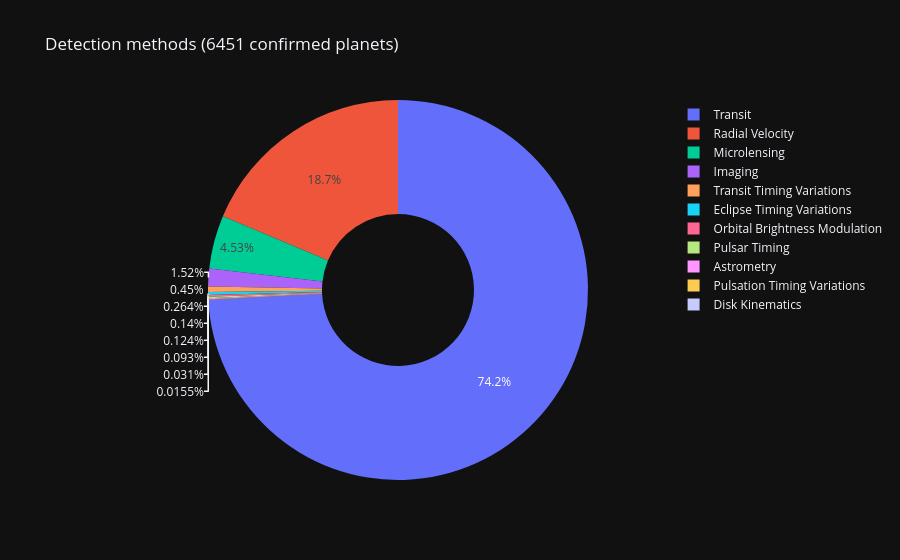

Notebook code for this chart:
### Code cell
# Detection method pie
import plotly.express as px
counts = df.discoverymethod.value_counts().reset_index()
counts.columns = ['method','count']
fig = px.pie(counts, values='count', names='method', title='Detection methods (6451 confirmed planets)',
             template='plotly_dark', hole=0.4)
fig.show()

### Figure 1 — Plotly figure (JSON) as saved in the notebook; plotly's stock layout.template omitted (floating-point values rounded to 4 significant figures)
{"data": [{"domain": {"x": [0.0, 1.0], "y": [0.0, 1.0]}, "hole": 0.4, "hovertemplate": "method=%{label}<br>count=%{value}<extra></extra>", "labels": ["Transit", "Radial Velocity", "Microlensing", "Imaging", "Transit Timing Variations", "Eclipse Timing Variations", "Orbital Brightness Modulation", "Pulsar Timing", "Astrometry", "Pulsation Timing Variations", "Disk Kinematics"], "legendgroup": "", "name": "", "showlegend": true, "type": "pie", "values": [4785, 1204, 292, 98, 29, 17, 9, 8, 6, 2, 1]}], "layout": {"legend": {"tracegroupgap": 0}, "title": {"text": "Detection methods (6451 confirmed planets)"}}}
